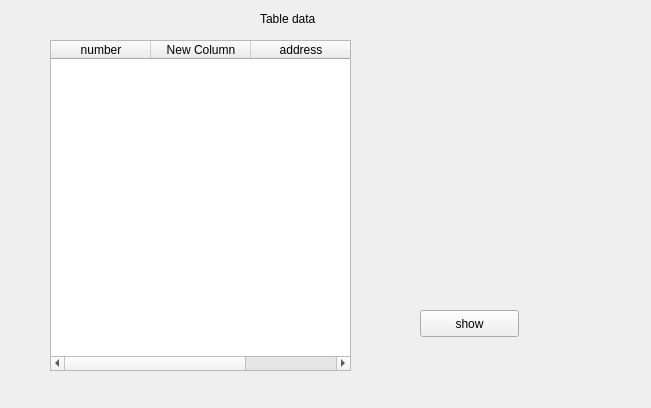
<?xml version="1.0" encoding="UTF-8"?>
<ui version="4.0">
 <class>Form</class>
 <widget class="QWidget" name="Form">
  <property name="geometry">
   <rect>
    <x>0</x>
    <y>0</y>
    <width>651</width>
    <height>408</height>
   </rect>
  </property>
  <property name="windowTitle">
   <string>Form</string>
  </property>
  <widget class="QLabel" name="label">
   <property name="geometry">
    <rect>
     <x>260</x>
     <y>10</y>
     <width>91</width>
     <height>17</height>
    </rect>
   </property>
   <property name="text">
    <string>Table data</string>
   </property>
  </widget>
  <widget class="QTableWidget" name="tableWidget">
   <property name="geometry">
    <rect>
     <x>50</x>
     <y>40</y>
     <width>301</width>
     <height>331</height>
    </rect>
   </property>
   <column>
    <property name="text">
     <string>number</string>
    </property>
   </column>
   <column>
    <property name="text">
     <string>New Column</string>
    </property>
   </column>
   <column>
    <property name="text">
     <string>address</string>
    </property>
   </column>
  </widget>
  <widget class="QPushButton" name="pushButton">
   <property name="geometry">
    <rect>
     <x>420</x>
     <y>310</y>
     <width>99</width>
     <height>27</height>
    </rect>
   </property>
   <property name="text">
    <string>show</string>
   </property>
  </widget>
 </widget>
 <resources/>
 <connections/>
</ui>
